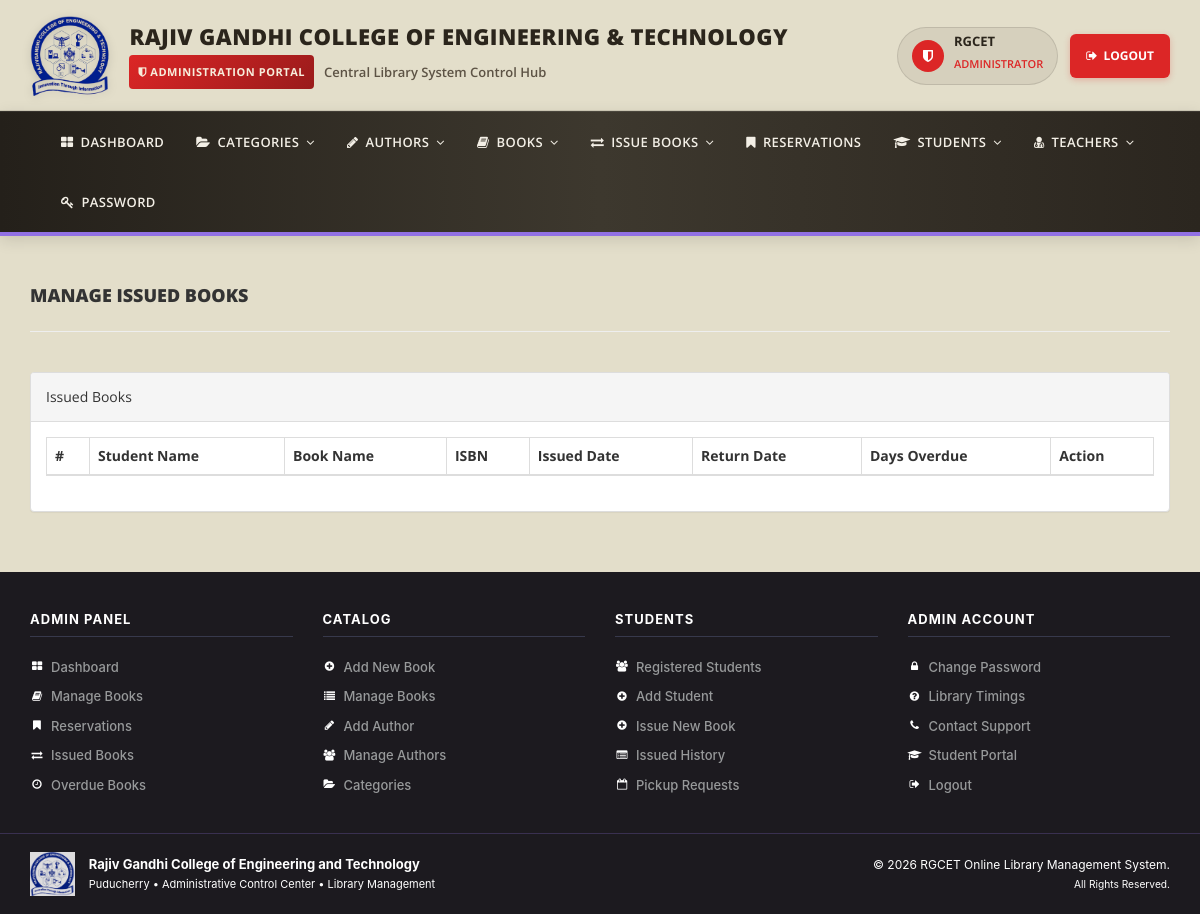
The page /admin/manage-issued-books.php (signed in) on the database as committed earlier.
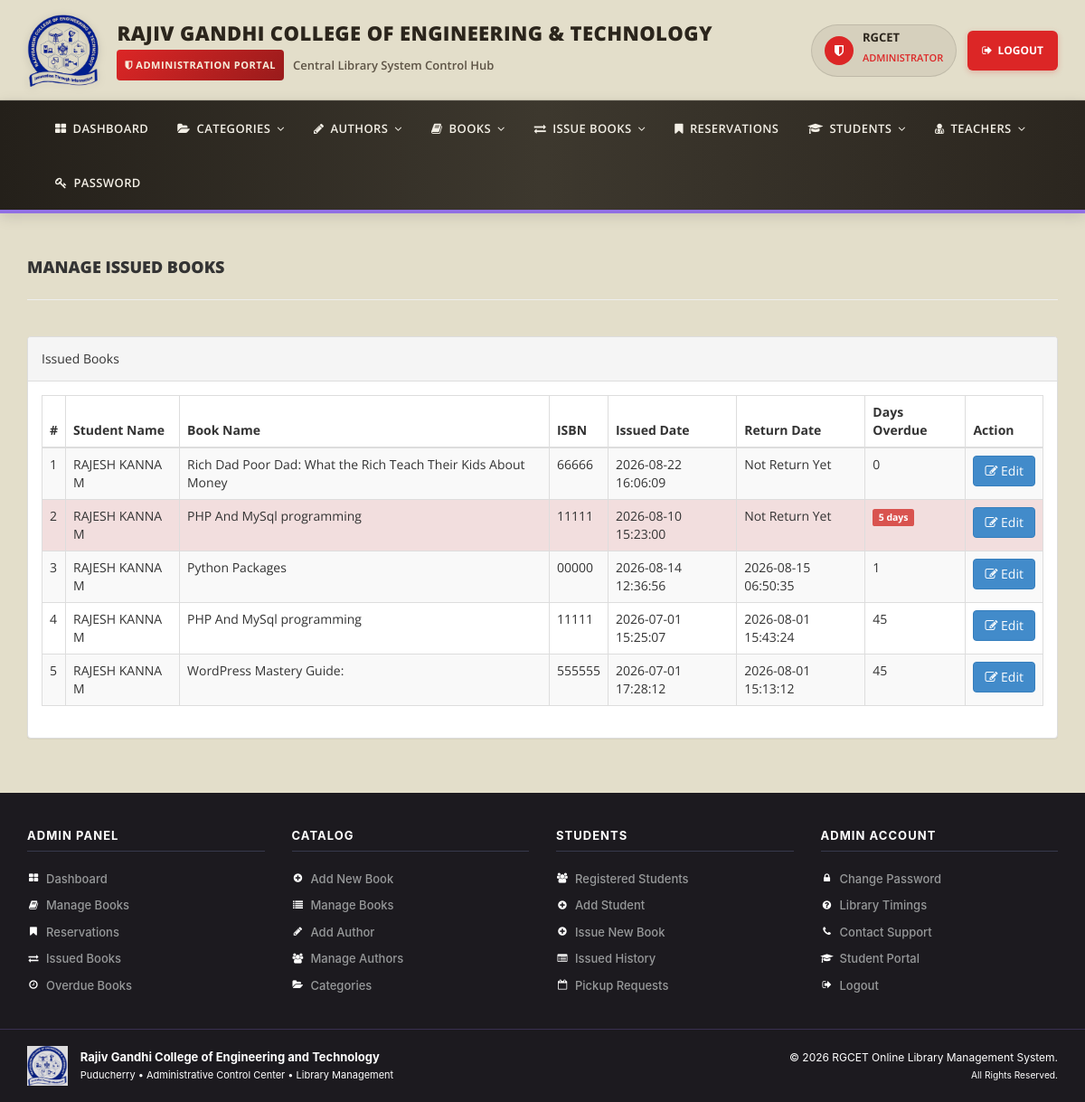
The same page on the database as committed later.
### tables this page shows
CREATE TABLE `tblissuedbookdetails` (

  `id` int(11) NOT NULL AUTO_INCREMENT,

  `BookId` int(11) DEFAULT NULL,

  `StudentID` varchar(150) DEFAULT NULL,

  `IssuesDate` timestamp NULL DEFAULT current_timestamp(),

  `ReturnDate` timestamp NULL DEFAULT NULL ON UPDATE current_timestamp(),

  `RetrunStatus` int(1) DEFAULT NULL,

  `fine` int(11) DEFAULT NULL,

  `remark` mediumtext NOT NULL,

  PRIMARY KEY (`id`)

);

CREATE TABLE `tblstudents` (

  `id` int(11) NOT NULL AUTO_INCREMENT,

  `StudentId` varchar(100) DEFAULT NULL,

  `FullName` varchar(120) DEFAULT NULL,

  `EmailId` varchar(120) DEFAULT NULL,

  `MobileNumber` char(11) DEFAULT NULL,

  `Password` varchar(120) DEFAULT NULL,

  `Status` int(1) DEFAULT NULL,

  `RegDate` timestamp NULL DEFAULT current_timestamp(),

  `UpdationDate` timestamp NULL DEFAULT NULL ON UPDATE current_timestamp(),

  `Department` varchar(100) DEFAULT NULL,

  `Year` varchar(10) DEFAULT NULL,

  PRIMARY KEY (`id`),

  UNIQUE KEY `StudentId` (`StudentId`)

);

CREATE TABLE `tblbooks` (

  `id` int(11) NOT NULL AUTO_INCREMENT,

  `BookName` varchar(255) DEFAULT NULL,

  `CatId` int(11) DEFAULT NULL,

  `AuthorId` int(11) DEFAULT NULL,

  `ISBNNumber` varchar(25) DEFAULT NULL,

  `BookPrice` decimal(10,2) DEFAULT NULL,

  `bookImage` varchar(250) NOT NULL,

  `bookPdf` varchar(255) DEFAULT NULL,

  `isIssued` int(1) DEFAULT NULL,

  `RegDate` timestamp NULL DEFAULT current_timestamp(),

  `UpdationDate` timestamp NULL DEFAULT NULL ON UPDATE current_timestamp(),

  `bookQty` int(11) DEFAULT NULL,

  PRIMARY KEY (`id`)

);

### admin/manage-issued-books.php (the view, shortened to what this page needs)
<?php
include('includes/config.php');
if(strlen($_SESSION['alogin'])==0)
    {
header('location:index.php');
}
else{
?>
<!DOCTYPE html>
<html xmlns="http://www.w3.org/1999/xhtml">
<head>
    <link href="assets/css/bootstrap.css" rel="stylesheet" />
    <link href="assets/css/font-awesome.css" rel="stylesheet" />
    <link href="assets/js/dataTables/dataTables.bootstrap.css" rel="stylesheet" />
    <link href="assets/css/style.css" rel="stylesheet" />
</head>
<body>
<?php include('includes/header.php');?>
    <div class="content-wrapper">
         <div class="container">
        <div class="row pad-botm">
            <div class="col-md-12">
                <h4 class="header-line">Manage Issued Books</h4>
    </div>
     <div class="row">
</div>
        </div>
            <div class="row">
                <div class="col-md-12">
                    <div class="panel panel-default">
                        <div class="panel-heading">
                          Issued Books
                        </div>
                        <div class="panel-body">
                            <div class="table-responsive">
                                <table class="table table-striped table-bordered table-hover" id="dataTables-example">
                                    <thead>
                                        <tr>
                                            <th>#</th>
                                            <th>Student Name</th>
                                            <th>Book Name</th>
                                            <th>ISBN </th>
                                            <th>Issued Date</th>
                                            <th>Return Date</th>
                                            <th>Days Overdue</th>
                                            <th>Action</th>
                                        </tr>
                                    </thead>
                                    <tbody>
<?php $sql = "SELECT tblstudents.FullName,tblbooks.BookName,tblbooks.ISBNNumber,tblissuedbookdetails.IssuesDate,tblissuedbookdetails.ReturnDate,tblissuedbookdetails.id as rid from  tblissuedbookdetails join tblstudents on tblstudents.StudentId=tblissuedbookdetails.StudentId join tblbooks on tblbooks.id=tblissuedbookdetails.BookId order by tblissuedbookdetails.id desc";
$query = $dbh -> prepare($sql);
$query->execute();
$results=$query->fetchAll(PDO::FETCH_OBJ);
$cnt=1;
if($query->rowCount() > 0)
{
foreach($results as $result)
{               ?>
                                        <?php
$issueDate = new DateTime($result->IssuesDate);
$today = new DateTime(date('Y-m-d'));
$daysSinceIssue = $today->diff($issueDate)->days;
$isOverdue = ($daysSinceIssue >= 7 && $result->ReturnDate == "");
?>
<tr class="odd gradeX<?php echo $isOverdue ? ' danger' : ''; ?>">
                                            <td class="center"><?php echo htmlentities($cnt);?></td>
                                            <td class="center"><?php echo htmlentities($result->FullName);?></td>
                                            <td class="center"><?php echo htmlentities($result->BookName);?></td>
                                            <td class="center"><?php echo htmlentities($result->ISBNNumber);?></td>
                                            <td class="center"><?php echo htmlentities($result->IssuesDate);?></td>
                                            <td class="center"><?php if($result->ReturnDate=="")
                                            {
                                                echo htmlentities("Not Return Yet");
                                            } else {
                                            echo htmlentities($result->ReturnDate);
}
                                            ?></td>
                                            <td class="center"><?php
                                                $daysOverdue = max(0, $daysSinceIssue - 7);
                                                if($result->ReturnDate == "" && $daysSinceIssue >= 7) {
                                                    echo '<span class="label label-danger">' . htmlentities($daysOverdue) . ' days</span>';
                                                } else {
                                                    echo htmlentities($daysOverdue);
                                                }
                                            ?></td>
                                            <td class="center">
                                            <a href="update-issue-bookdeails.php?rid=<?php echo htmlentities($result->rid);?>"><button class="btn btn-primary"><i class="fa fa-edit "></i> Edit</button>
                                            </td>
                                        </tr>
 <?php $cnt=$cnt+1;}} ?>
                                </table>
                            </div>
                        </div>
                    </div>
                </div>
            </div>
    </div>
    </div>
  <?php include('includes/footer.php');?>
</body>
</html>
<?php } ?>

Rows that differ between the two databases and show on the page:
added tblissuedbookdetails: tblstudents.FullName "RAJESH KANNA M", BookId.BookName "Rich Dad Poor Dad: What the Rich Teach Their Kids About Money", BookId.ISBNNumber "66666", IssuesDate "2026-08-22 16:06:09", IssuesDate "0"
added tblissuedbookdetails: tblstudents.FullName "RAJESH KANNA M", BookId.BookName "PHP And MySql programming", BookId.ISBNNumber "11111", IssuesDate "2026-08-10 15:23:00", IssuesDate "5"
added tblissuedbookdetails: tblstudents.FullName "RAJESH KANNA M", BookId.BookName "Python Packages", BookId.ISBNNumber "00000", IssuesDate "2026-08-14 12:36:56", ReturnDate "2026-08-15 06:50:35", IssuesDate "1"
added tblissuedbookdetails: tblstudents.FullName "RAJESH KANNA M", BookId.BookName "PHP And MySql programming", BookId.ISBNNumber "11111", IssuesDate "2026-07-01 15:25:07", ReturnDate "2026-08-01 15:43:24", IssuesDate "45"
added tblissuedbookdetails: tblstudents.FullName "RAJESH KANNA M", BookId.BookName "WordPress Mastery Guide:", BookId.ISBNNumber "555555", IssuesDate "2026-07-01 17:28:12", ReturnDate "2026-08-01 15:13:12", IssuesDate "45"
